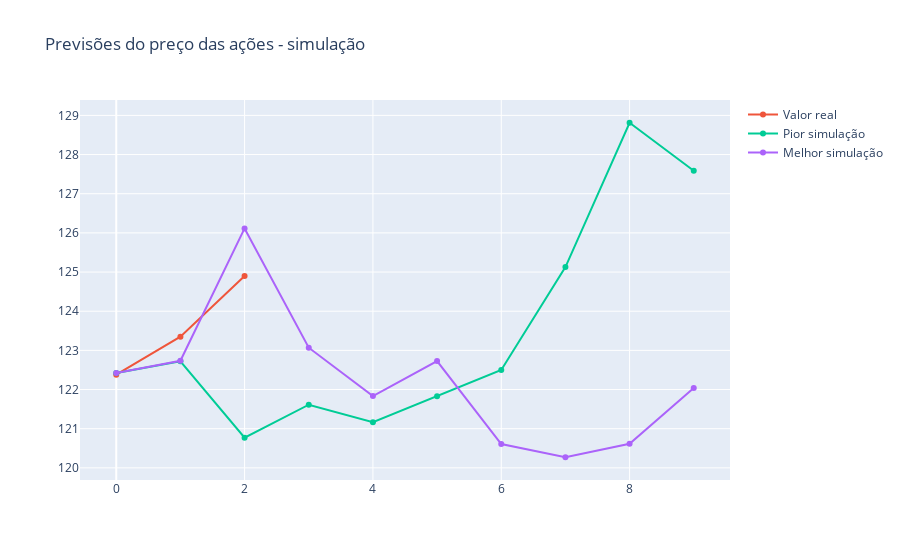

Notebook source saved alongside this figure:
### Code cell
figura = px.line(title = 'Previsões do preço das ações - simulação')
figura.add_scatter(y = dataset_bova['Close'], name = 'Valor real')
figura.add_scatter(y = previsoes.T[9], name = 'Pior simulação')
figura.add_scatter(y = previsoes.T[1], name = 'Melhor simulação')

### Figure 1 — Plotly figure (JSON) as saved in the notebook; plotly's stock layout.template omitted (floating-point values rounded to 4 significant figures)
{"data": [{"hovertemplate": "<extra></extra>", "legendgroup": "", "line": {"color": "#636efa", "dash": "solid"}, "marker": {"symbol": "circle"}, "mode": "lines", "name": "", "orientation": "v", "showlegend": false, "type": "scatter", "xaxis": "x", "yaxis": "y"}, {"name": "Valor real", "type": "scatter", "y": [122.4, 123.3, 124.9]}, {"name": "Pior simulação", "type": "scatter", "y": [122.4, 122.7, 120.8, 121.6, 121.2, 121.8, 122.5, 125.1, 128.8, 127.6]}, {"name": "Melhor simulação", "type": "scatter", "y": [122.4, 122.7, 126.1, 123.1, 121.8, 122.7, 120.6, 120.3, 120.6, 122.0]}], "layout": {"legend": {"tracegroupgap": 0}, "title": {"text": "Previsões do preço das ações - simulação"}, "xaxis": {"anchor": "y", "domain": [0, 1]}, "yaxis": {"anchor": "x", "domain": [0, 1]}}}
